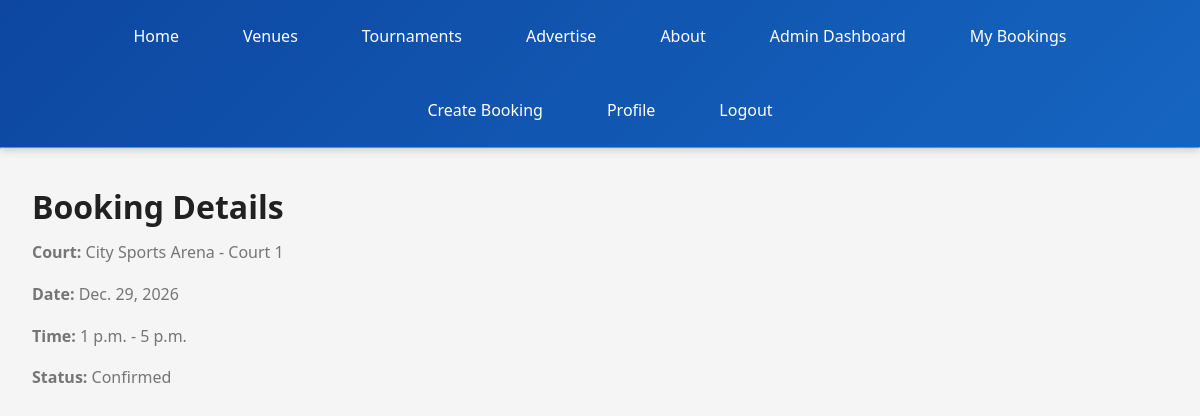
Page /booking/3/ (signed in) on the committed database.
### booking/models.py (models this page shows, shortened)
class Booking(models.Model):
    STATUS_CHOICES = (
        ('confirmed', 'Confirmed'),
        ('cancelled', 'Cancelled'),
        ('pending', 'Pending'),
        ('completed', 'Completed'),
    )
    user = models.ForeignKey(settings.AUTH_USER_MODEL, related_name='bookings', on_delete=models.CASCADE)
    court = models.ForeignKey(Court, related_name='bookings', on_delete=models.CASCADE)
    date = models.DateField()
    start_time = models.TimeField()
    end_time = models.TimeField()
    number_of_players = models.PositiveIntegerField(default=8)
    total_price = models.DecimalField(max_digits=10, decimal_places=2, default=0)
    status = models.CharField(max_length=20, choices=STATUS_CHOICES, default='pending')
    notes = models.TextField(blank=True)
    created_at = models.DateTimeField(auto_now_add=True)
    updated_at = models.DateTimeField(auto_now=True)
    class Meta:
        ordering = ['-date', 'start_time']
        unique_together = ('court', 'date', 'start_time', 'status')

class Court(models.Model):
    venue = models.ForeignKey(Venue, related_name='courts', on_delete=models.CASCADE)
    name = models.CharField(max_length=50)
    capacity = models.PositiveIntegerField(default=8)
    price_per_hour = models.DecimalField(max_digits=10, decimal_places=2, default=500)
    description = models.TextField(blank=True)
    is_active = models.BooleanField(default=True)
    class Meta:
        ordering = ['name']
    def __str__(self):
        return f"{self.venue.name} - {self.name}"

class Venue(models.Model):
    name = models.CharField(max_length=100)
    address = models.TextField(blank=True)
    city = models.CharField(max_length=100, blank=True)
    phone = models.CharField(max_length=15, blank=True)
    email = models.EmailField(blank=True)
    description = models.TextField(blank=True)
    rating = models.FloatField(default=4.5, validators=[MinValueValidator(0), MaxValueValidator(5)])
    created_at = models.DateTimeField(default=timezone.now)
    class Meta:
        ordering = ['name']

### booking/views.py (the view)
# urls.py: path('<int:pk>/', booking_detail, name='booking_detail'),
@login_required
def booking_detail(request, pk):
    b = get_object_or_404(Booking, pk=pk, user=request.user)
    return render(request, 'booking/booking_detail.html', {'booking': b})

### myproject/context_processors.py (called while the page is built)
def admin_email(request):
    return {'ADMIN_EMAIL': settings.ADMIN_EMAIL}

### templates/booking/booking_detail.html
{% extends 'base.html' %}
{% block content %}
<div class="container">
    <h2>Booking Details</h2>
    <p><strong>Court:</strong> {{ booking.court }}</p>
    <p><strong>Date:</strong> {{ booking.date }}</p>
    <p><strong>Time:</strong> {{ booking.start_time }} - {{ booking.end_time }}</p>
    <p><strong>Status:</strong> {{ booking.get_status_display }}</p>
</div>
{% endblock %}

### static/css/style.css (style rules this page uses)
:root { --primary-color: #1565c0; --primary-dark: #0d47a1; --primary-light: #42a5f5; --accent-color: #ff6f00; --success-color: #2e7d32; --danger-color: #c62828; --warning-color: #f57c00; --neutral-bg: #f5f5f5; --neutral-border: #e0e0e0; --text-primary: #212121; --text-secondary: #757575; --shadow-sm: 0 2px 4px rgba(0,0,0,0.1); --shadow-md: 0 4px 8px rgba(0,0,0,0.15); --shadow-lg: 0 8px 16px rgba(0,0,0,0.2); }
* { margin: 0; padding: 0; box-sizing: border-box; }
html { scroll-behavior: smooth; }
body { font-family: 'Segoe UI', Tahoma, Geneva, Verdana, sans-serif; background-color: var(--neutral-bg); color: var(--text-primary); line-height: 1.6; }
h1, h2, h3, h4, h5, h6 { font-weight: 600; margin-bottom: 0.5rem; color: var(--text-primary); }
h2 { font-size: 2rem; }
p { color: var(--text-secondary); margin-bottom: 1rem; }
.container { max-width: 1200px; margin: 2rem auto; padding: 0 2rem; width: 100%; }

### rows in the picture
Booking: court "City Sports Arena - Court 1", date "Dec. 29, 2026", start_time "1 p.m.", end_time "5 p.m.", status "Confirmed"
